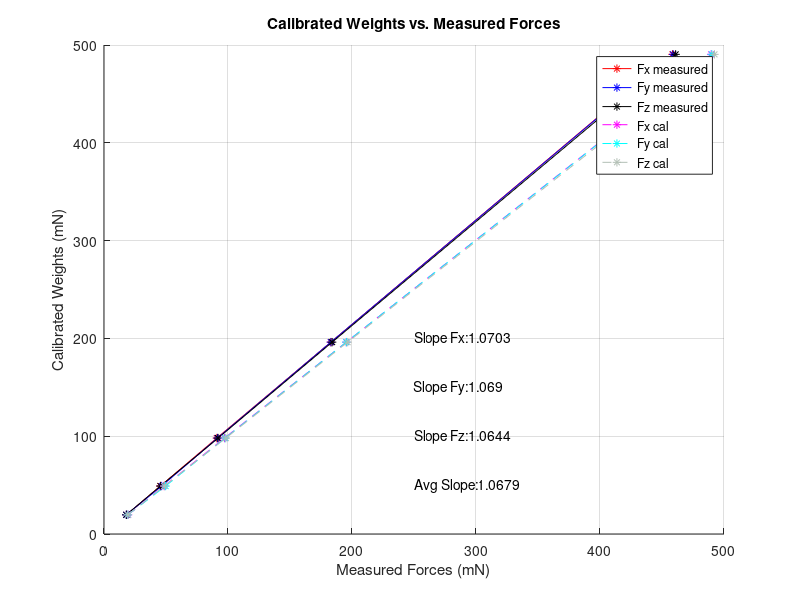

Write the MATLAB code that produced this figure.
% Determine Calibration Curve
% 9/3/19
clear all; close all; clc;

masses = [2,5,10,20,50]*10^-3; %[kg]
weights = 9.809*masses; % [N]
weights = weights*10^3; % [mN]
Fx = [18.2,45.5,91,183,458.5]; %[mN]
Fy = [18.0,46.5,91.5,183,459]; %[mN]
Fz = [18.0,45.5,92.0,184,461]; %[mN]

figure(1); grid on; hold on;
xlabel('Measured Forces (mN)');
ylabel('Calibrated Weights (mN)');
title('Calibrated Weights vs. Measured Forces');
plot(Fx,weights,'r*-','LineWidth',0.1);
plot(Fy,weights,'b*-','LineWidth',0.1);
plot(Fz,weights,'k*-','LineWidth',0.1);

Ax = Fx'\weights';
Ay = Fy'\weights';
Az = Fz'\weights';

% Mean slope
avg_cal_slope = mean([Ax,Ay,Az]);

text(250,200,strcat('Slope Fx: ',' ',num2str(Ax)));
text(250,150,strcat('Slope Fy: ',' ',num2str(Ay)));
text(250,100,strcat('Slope Fz: ',' ',num2str(Az)));
text(250,50,strcat('Avg Slope:',' ',num2str(avg_cal_slope)));

% Now let's plot the scaled curves
plot(Fx*avg_cal_slope,weights,'m*--','LineWidth',0.1);
plot(Fy*avg_cal_slope,weights,'c*--','LineWidth',0.1);
plot(Fz*avg_cal_slope,weights,'Color',[0.7,0.75,0.71],'LineStyle','--','Marker','*','LineWidth',0.1);

legend('Fx measured','Fy measured','Fz measured', 'Fx cal', 'Fy cal','Fz cal');
save('data\avg_cal_slope.mat','avg_cal_slope');
